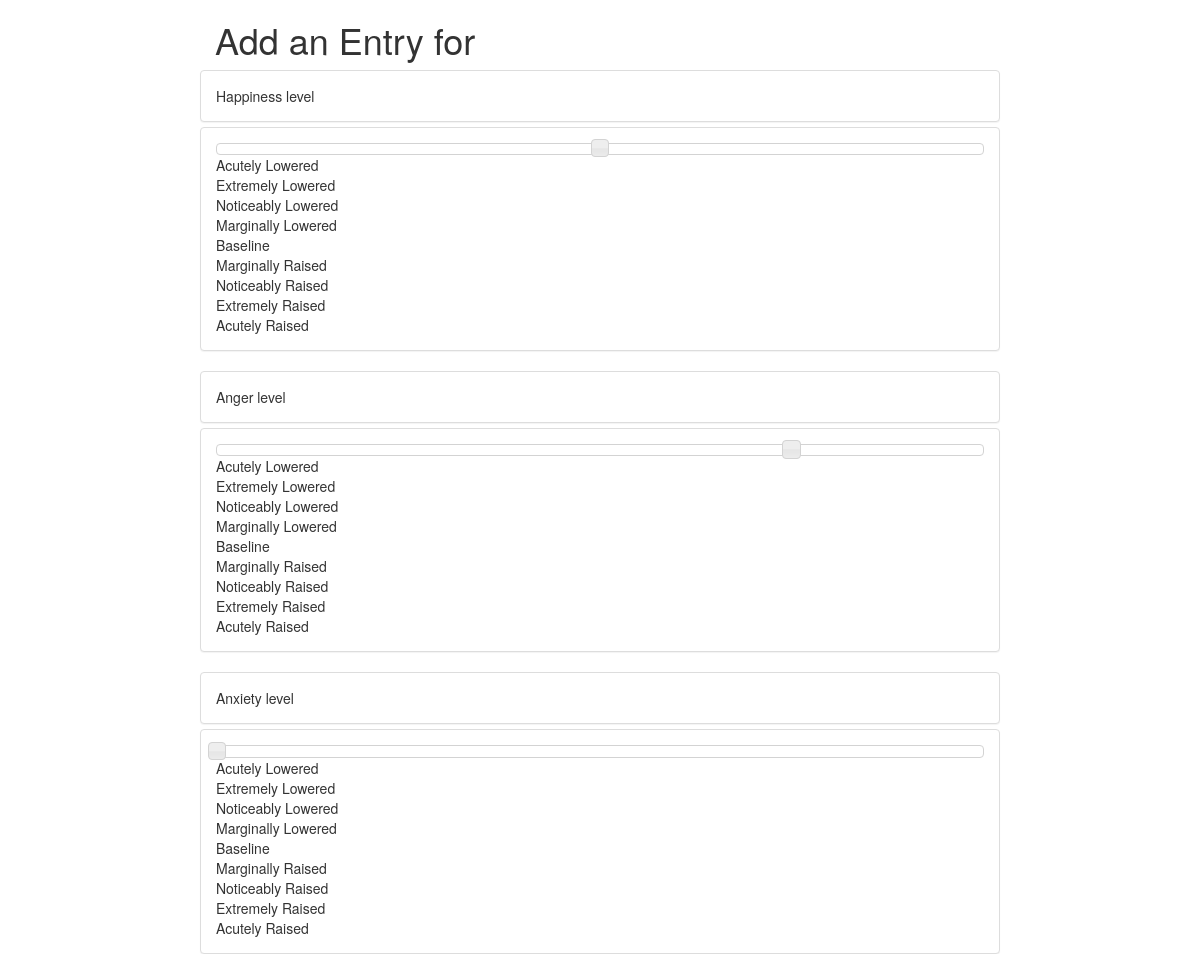
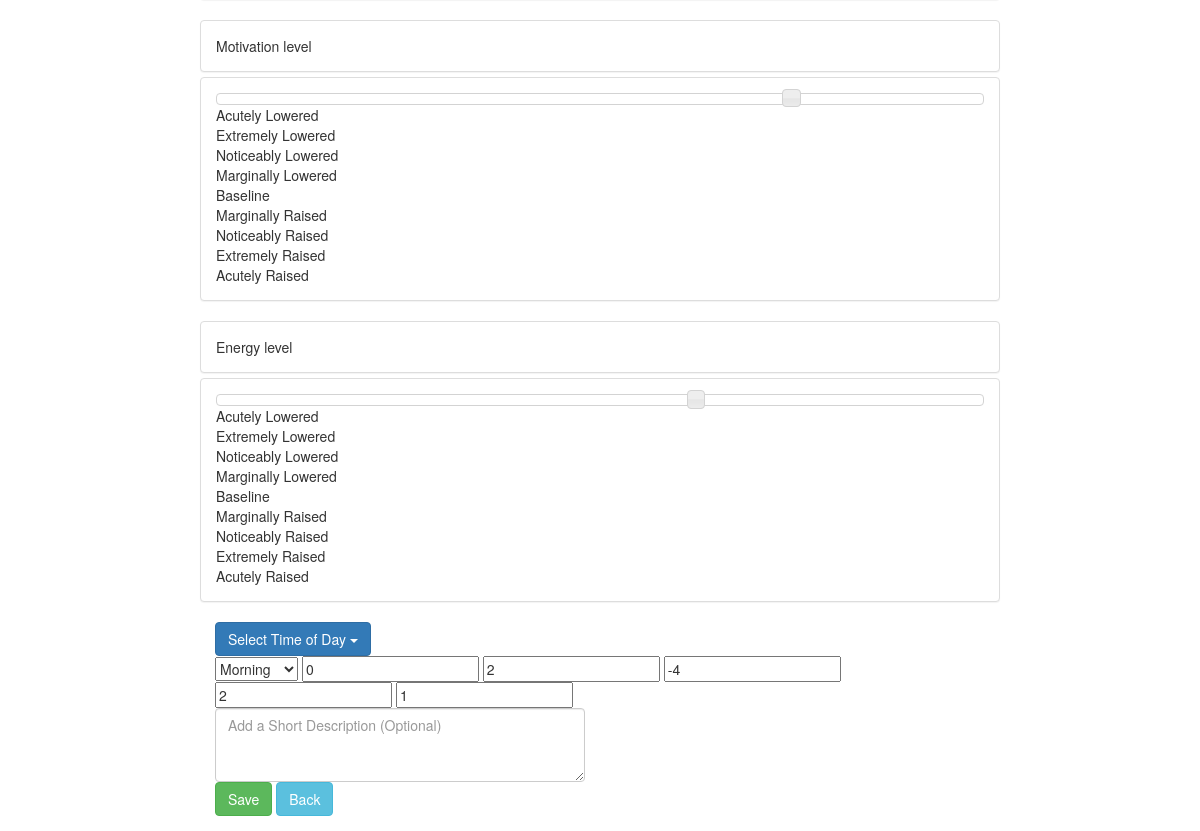
The app's page /entry/add/3/ (signed in), older data (2 pictures, top to bottom).
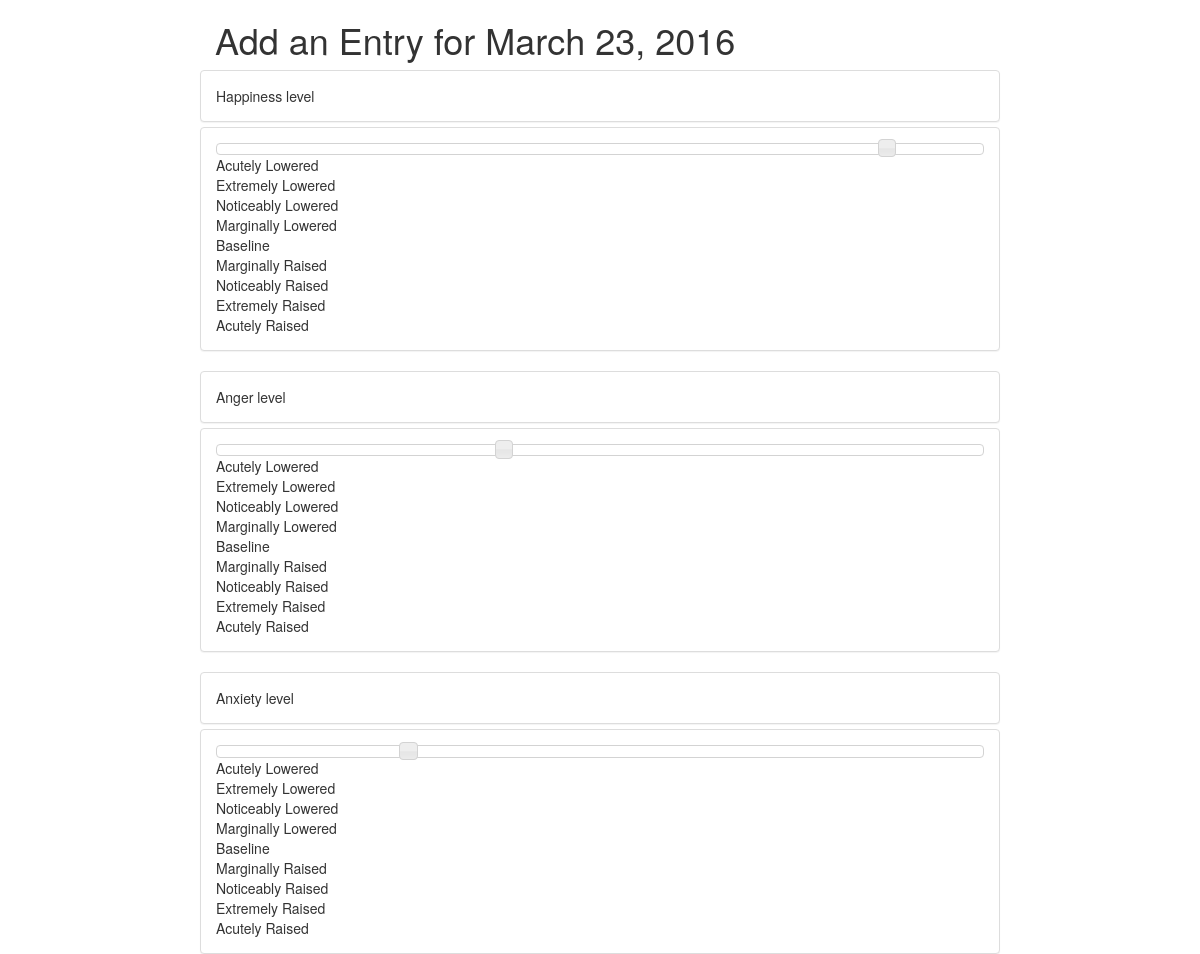
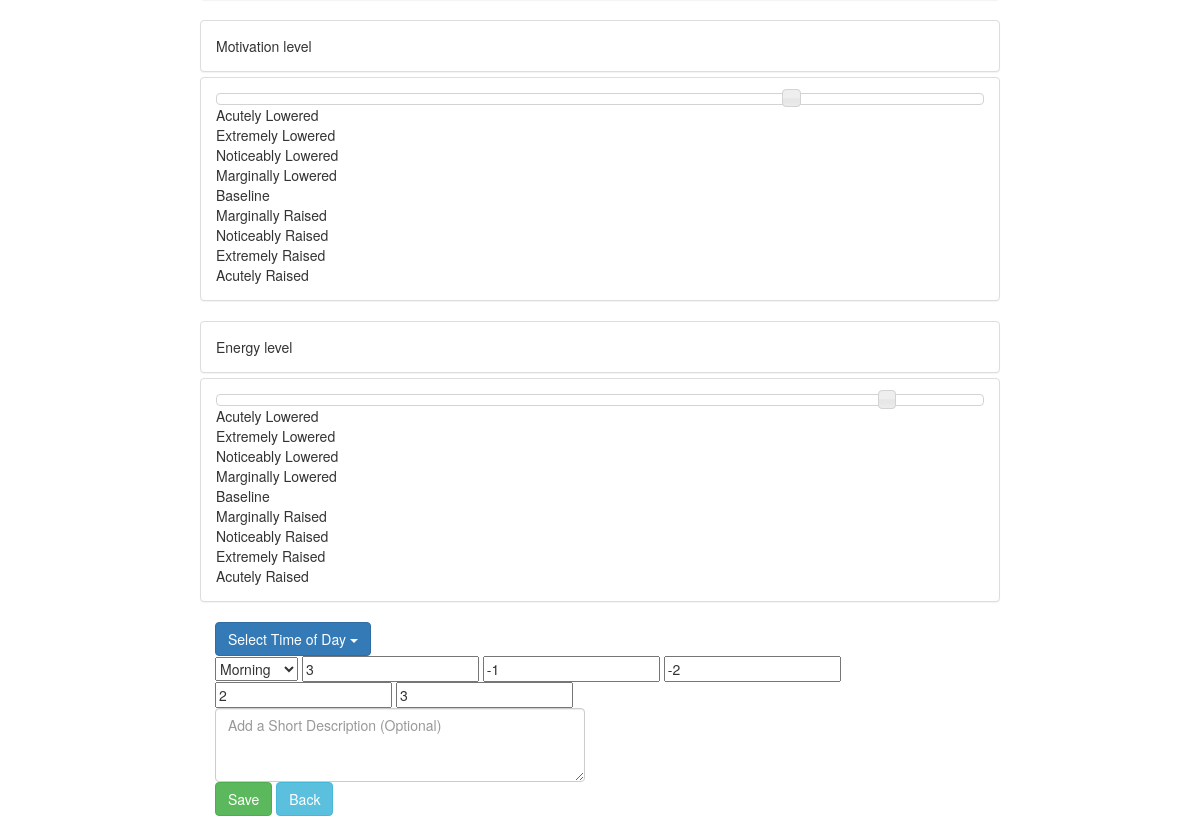
The same page, newer data (2 pictures, top to bottom).
### mood/models.py (models this page shows, shortened)
class Day(models.Model):
	date = models.DateField()
	profile = models.ForeignKey(Profile, on_delete=models.CASCADE)

### mood/views.py (the view, shortened to what this page needs)
# urls.py: url(r'^entry/add/(?P<pk>[0-9]+)/$', EntryCreate.as_view(), name='entry_add'),
class EntryCreate(LoginRequiredMixin, CreateView):
    model = Entry
    form_class = EntryAddForm
    success_url = "/accounts/profile"
    def get_initial(self):
    	initial = super(EntryCreate, self).get_initial()
    	initial['happiness_level']=0
    	initial['motivation_level']=0
    	initial['anger_level']=0
    	initial['anxiety_level']=0
    	initial['energy_level']=0
    	entryset = Entry.objects.filter(user__id=self.request.user.id).order_by('-id')
    	if entryset:
    		e = entryset[0]
	    	initial['happiness_level'] = e.happiness_level
	    	initial['motivation_level']  = e.motivation_level
	    	initial['anger_level'] = e.anger_level
	    	initial['anxiety_level'] = e.anxiety_level
	    	initial['energy_level'] = e.energy_level
    	return initial
    def get_date(self):
    	d = Day.objects.get(pk=self.kwargs.get('pk'))
    	return d.date

### mood/forms.py
class EntryAddForm(forms.ModelForm):
	class Meta:
		model = Entry
		exclude = ['day','user']
	description = forms.CharField(required=False, max_length=200, widget=forms.Textarea(attrs={'class':'form-control', 'placeholder':'Add a Short Description (Optional)', 'rows':'3'}))
	tod = forms.ChoiceField(choices = TIME_OF_DAY_CHOICES, label = "Time of Day", required=True, widget=forms.Select(attrs={'class':'entry_field'}))
	happiness_level = forms.IntegerField(widget=forms.TextInput(attrs={'class':'entry_field'}))
	motivation_level = forms.IntegerField(widget=forms.TextInput(attrs={'class':'entry_field'}))
	anger_level = forms.IntegerField(widget=forms.TextInput(attrs={'class':'entry_field'}))
	anxiety_level = forms.IntegerField(widget=forms.TextInput(attrs={'class':'entry_field'}))
	energy_level = forms.IntegerField(widget=forms.TextInput(attrs={'class':'entry_field'}))

### mood/templates/mood/entry_form.html (shortened to what this page needs)
{% extends "base.html" %}
{% block extra_head %}
{% load compress %}
 {% endblock %}
{% block content %}
	<h1 class="left_margin"> Add an Entry for {{ view.get_date }} </h1>
	<form action="" method="post" role="form">{% csrf_token %}
		<div class="form-group">
			<div class="row">
				<div class="outer panel-group equal">
					<div class="panel panel-default left">
						<div class="panel-body entry_label">
							{{ form.happiness_level.label }}
						</div>
					</div>
					<div class="panel panel-default right equal">
						<div class="slider_gutter panel-body">
							<div id="slider_happiness_level">
							</div>
						{% include "mood/slider_label.html" %}
						</div>
					</div>
				</div>
				<div class="outer panel-group equal">
					<div class="panel panel-default left">
						<div class="panel-body entry_label">
							{{ form.anger_level.label }}
						</div>
					</div>
					<div class="panel panel-default right equal">
						<div class="slider_gutter panel-body">
							<div id="slider_anger_level">
							</div>
						{% include "mood/slider_label.html" %}
						</div>
					</div>
				</div>
				<div class="outer panel-group equal">
					<div class="panel panel-default left">
						<div class="panel-body entry_label">
							{{ form.anxiety_level.label }}
						</div>
					</div>
					<div class="panel panel-default right equal">
						<div class="slider_gutter panel-body">
							<div id="slider_anxiety_level">
							</div>
						{% include "mood/slider_label.html" %}
						</div>
					</div>
				</div>
				<div class="outer panel-group equal">
					<div class="panel panel-default left">
						<div class="panel-body entry_label">
							{{ form.motivation_level.label }}
						</div>
					</div>
					<div class="panel panel-default right equal">
						<div class="slider_gutter panel-body">
							<div id="slider_motivation_level">
							</div>
						{% include "mood/slider_label.html" %}
						</div>
					</div>
				</div>
				<div class="outer panel-group equal">
					<div class="panel panel-default left">
						<div class="panel-body entry_label">
							{{ form.energy_level.label }}
						</div>
					</div>
					<div class="panel panel-default right equal">
						<div class="slider_gutter panel-body">
							<div id="slider_energy_level">
							</div>
						{% include "mood/slider_label.html" %}
						</div>
					</div>
				</div>
			</div>
				<div class="row">
					<div class="dropdown entry_fields button_fill col-md-6">
						  <button class="btn btn-primary dropdown-toggle left_margin" id="tod_dropdown" type="button" data-toggle="dropdown">Select Time of Day <span class="caret"></span></button>
					</div>
				</div>
				{{ form.tod }}
				{{ form.happiness_level }}
				{{ form.anger_level }}
				{{ form.anxiety_level }}
				{{ form.motivation_level }}
				{{ form.energy_level }}
			<div class="row">
				<div class="col-md-6 left_margin">
					{{ form.description }}
				</div>
			</div>
			<div class="row">
				<div class="col-md-6 left_margin btn_change">
					<input type="submit" value="Save" class="btn btn-success"/>
					<input type="button" value="Back" class="btn btn-info" onClick="javascript:history.go(-1);"/>
				</div>
			</div>
		</form>
	</div>
{% endblock %}

### mood/templates/base.html (shortened to what this page needs)
<!DOCTYPE html>
<html>
  <head>
    {% load staticfiles %}
    {% load compress %}
    <link href="https://maxcdn.bootstrapcdn.com/bootstrap/3.3.6/css/bootstrap.min.css" rel="stylesheet">
    <link rel="stylesheet" href="https://ajax.googleapis.com/ajax/libs/jqueryui/1.11.4/themes/smoothness/jquery-ui.css">
    {% compress css %}
      <link rel="stylesheet" type="text/x-scss" href="{% static "mood/css/style.scss" %}" />
    {% endcompress %}
  </head>
  <body>
    {% block body %}
      <div class="container-fluid">
        <div class="row">
            <div class="col-md-offset-2 col-md-8 content_box">
            {% block content %}
            {% endblock %}
          </div>
        </div>
    {% endblock %}
  </body>
</html>

### mood/templates/mood/slider_label.html
<div class="slider_label">
					<div class="slider_label_inner">
						Acutely Lowered
					</div>
					<div class="slider_label_inner">
						Extremely Lowered
					</div>
					<div class="slider_label_inner">
						Noticeably Lowered
					</div>
					<div class="slider_label_inner">
						Marginally Lowered
					</div>
					<div class="slider_label_inner">
						Baseline
					</div>
					<div class="slider_label_inner">
						Marginally Raised
					</div>
					<div class="slider_label_inner">
						Noticeably Raised
					</div>
					<div class="slider_label_inner">
						Extremely Raised
					</div>
					<div class="slider_label_inner">
						Acutely Raised
					</div>
				</div>

Row changes from the older to the newer data that the page shows:
added Day: get_date "March 23, 2016"
Text that changed along with them:
form field happiness_level: "0" → "3"
form field anger_level: "2" → "-1"
form field anxiety_level: "-4" → "-2"
form field energy_level: "1" → "3"
